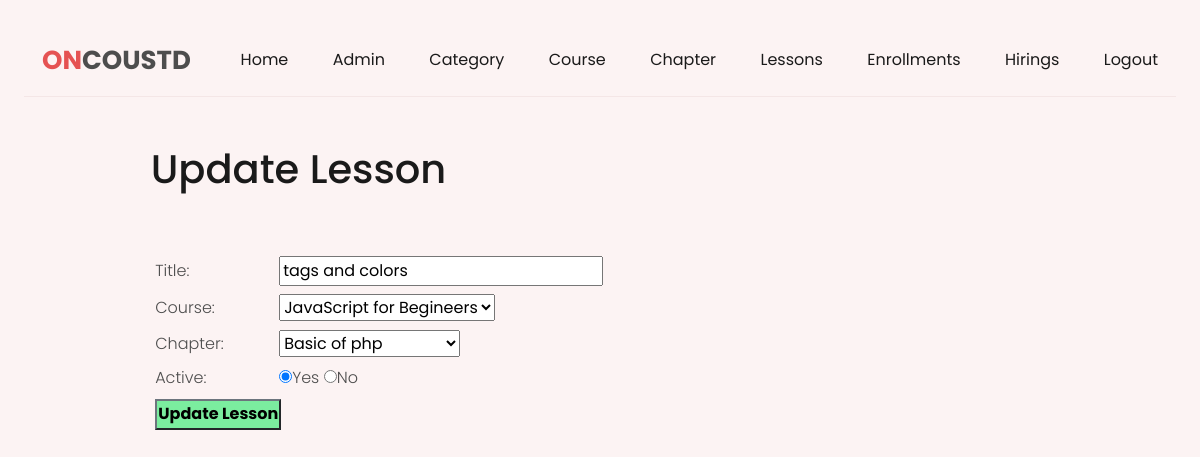
/admin/update-lesson.php?id=1 (signed in), run on the app's committed database.
### tables this page shows
CREATE TABLE `tbl_lesson` (
  `id` int(11) NOT NULL,
  `course_id` int(11) NOT NULL,
  `chapter_id` int(11) NOT NULL,
  `name` varchar(200) NOT NULL,
  `pdf` varchar(200) NOT NULL,
  `active` varchar(200) NOT NULL
);

CREATE TABLE `tbl_course` (
  `id` int(11) NOT NULL,
  `category_id` int(11) NOT NULL,
  `image` varchar(200) NOT NULL,
  `title` varchar(200) NOT NULL,
  `instructor` varchar(200) NOT NULL,
  `active` varchar(100) NOT NULL
);

CREATE TABLE `tbl_chapter` (
  `id` int(11) NOT NULL,
  `course_id` int(11) NOT NULL,
  `name` varchar(200) NOT NULL,
  `active` varchar(200) NOT NULL
);

### admin/update-lesson.php (the view, shortened to what this page needs)
<?php
	include('admin-partials/header.php');
?>
<div class="main-content">
	<div class="wrapper">
		<h1>Update Lesson</h1>
		<br><br>
		<?php
			if(isset($_GET['id']))
			{
				$id = $_GET['id'];
				$sql2 = "SELECT * from tbl_lesson WHERE id = $id";
				$res2 = mysqli_query($conn,$sql2);
				$row2 = mysqli_fetch_assoc($res2);
				$title = $row2['name'];
				$current_course = $row2['course_id'];
                $current_chapter = $row2['chapter_id'];
                $active = $row2['active'];
			}
			else
			{
				header('location:'.SITEURL.'admin/manage-lesson.php');
			}
		 ?>
		<form method="POST" enctype="multipart/form-data">
			<table class="tbl-30">
				<tr>
					<td>Title:</td>
					<td>
						<input type="text" name="title" value="<?php echo $title; ?>">
					</td>
				</tr>
                <tr>
					<td>Course:</td>
					<td>
						<select name="course">
							<?php
							$sql = "SELECT * FROM tbl_course WHERE active ='Yes' ";
							$res = mysqli_query($conn,$sql);
							$count = mysqli_num_rows($res);
							if($count>0)
							{
								while ($row = mysqli_fetch_assoc($res))
								{
									$course_title = $row['title'];
									$course_id = $row['id'];
									?>
									<option <?php if ($current_course == $course_id) {echo "selected";} ?> value="<?php echo $course_id; ?>"><?php echo $course_title; ?></option>
									<?php
								}
							}
							else
							{
								echo "<option value='0'>Course Not Available.</option>";
							}
							?>
						</select>
					</td>
				</tr>
                <tr>
					<td>Chapter:</td>
					<td>
						<select name="chapter">
							<?php
							$sql = "SELECT * FROM tbl_chapter WHERE active ='Yes' ";
							$res = mysqli_query($conn,$sql);
							$count = mysqli_num_rows($res);
							if($count>0)
							{
								while ($row = mysqli_fetch_assoc($res))
								{
									$chapter_title = $row['name'];
									$chapter_id = $row['id'];
									?>
									<option <?php if ($current_chapter == $chapter_id) {echo "selected";} ?> value="<?php echo $chapter_id; ?>"><?php echo $chapter_title; ?></option>
									<?php
								}
							}
							else
							{
								echo "<option value='0'>Chapter Not Available.</option>";
							}
							?>
						</select>
					</td>
				</tr>
                <tr>
					<td>Active:</td>
					<td>
						<input <?php if ($active == "Yes") {echo "checked";} ?> type="radio" name="active" value="Yes">Yes
						<input <?php if ($active == "No") {echo "checked";} ?> type="radio" name="active" value="No">No
					</td>
				</tr>
				<tr>
					<td>
						<input type="submit" name="submit" value="Update Lesson" class="btn-secondary">
					</td>
				</tr>
			</table>
		</form>
	</div>
</div>

### css/admin.css (style rules this page uses)
:root { --orange: hsl(36, 80%, 50%); --white: hsl(0, 0%, 100%); --WHITE: hsl(0, 0%, 100%); --BLACK: hsl(0, 0%, 0%); --black-90: hsl(0, 0%, 10%); --black-70: hsl(0, 0%, 30%); --black-alpha-40: hsl(0, 0%, 0%, 0.4); --yellow-light: hsl(44, 95%, 83%); --green-light: hsl(158, 68%, 75%); --red-light: hsl(0, 84%, 80%); --orange-light: hsl(22, 85%, 80%); --select-box-bg-color: hsl(0, 0%, 100%); --border-color-1: hsl(0, 0%, 90%); }
body { background-color: var(--body-bg-color); font-family: 'Poppins', sans-serif; font-size: 16px; font-weight: 300; color: var(--black-70); min-height: 100vh; overflow-x: hidden; }
h1,h2,h3,h4,h5 { color: var(--black-90); line-height: 1.3; }
.wrapper { width: 80%; margin: 0 auto; padding: 1%; }
.tbl-30 { width: 30%; }
table tr td { padding: 1%; }
.btn-secondary { background-color: #7bed9f; padding: 1%; color: black; text-decoration: none; font-weight: bold; }
.main-content { padding: 3% 0; }

### css/colors/color-1.css (style rules this page uses)
:root { --hue-value-1:0; --hue-value-2:230; --main-color: hsl(var(--hue-value-1),74%, 61%); --button-hover-color: hsl(var(--hue-value-1), 57%, 53%); --body-bg-color:hsl(var(--hue-value-1), 63%, 97%); --border-color-2:hsl(var(--hue-value-1), 40%,93%); --shadow: 0 0 10px hsl(var(--hue-value-1), 40% , 90%); --body-gradient-bg-color-1: hsla(var(--hue-value-1), 100%, 50%,0.2); --body-gradient-bg-color-2: hsla(var(--hue-value-2), 100%, 50%,0.2); --decoration-bg-color-1: hsl(var(--hue-value-1), 100%, 70%); --decoration-bg-color-2: hsl(var(--hue-value-2), 100%, 70%); }

### data on the page
tbl_lesson: title "tags and colors", course "JavaScript for Begineers", chapter "Basic of php", active "☑"
